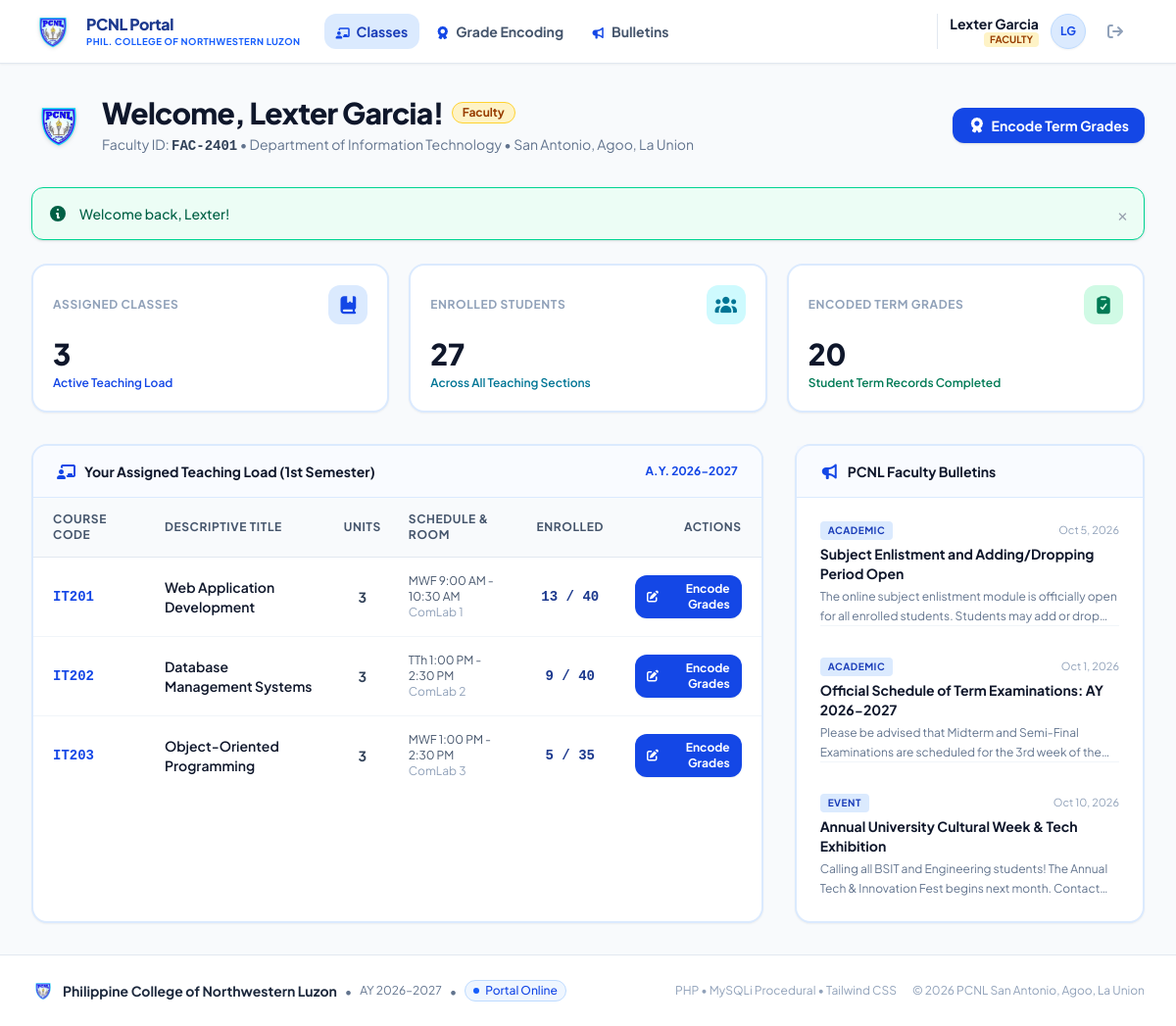
Screenshot of /faculty/dashboard.php (signed in) with the database file from the repository.
### tables this page shows
CREATE TABLE `courses` (
  `id` INT AUTO_INCREMENT PRIMARY KEY,
  `course_code` VARCHAR(20) UNIQUE NOT NULL,
  `course_title` VARCHAR(150) NOT NULL,
  `description` TEXT NULL,
  `units` INT NOT NULL DEFAULT 3,
  `instructor` VARCHAR(100) NOT NULL,
  `schedule` VARCHAR(100) NOT NULL,
  `room` VARCHAR(50) NOT NULL,
  `capacity` INT NOT NULL DEFAULT 40,
  `department` ENUM('BSIT', 'BEE', 'BSE', 'BSBA', 'BSA', 'BSCRIM', 'BSCE', 'General Education') DEFAULT 'General Education',
  `semester` VARCHAR(20) NOT NULL DEFAULT '1st Semester',
  `academic_year` VARCHAR(20) NOT NULL DEFAULT '2026-2027',
  `created_at` DATETIME DEFAULT CURRENT_TIMESTAMP
);

CREATE TABLE `announcements` (
  `id` INT AUTO_INCREMENT PRIMARY KEY,
  `author_id` INT NOT NULL,
  `title` VARCHAR(200) NOT NULL,
  `content` TEXT NOT NULL,
  `category` ENUM('Academic', 'Event', 'Urgent', 'General') DEFAULT 'General',
  `is_pinned` TINYINT(1) DEFAULT 0,
  `created_at` DATETIME DEFAULT CURRENT_TIMESTAMP,
  `updated_at` DATETIME DEFAULT CURRENT_TIMESTAMP ON UPDATE CURRENT_TIMESTAMP,
  FOREIGN KEY (`author_id`) REFERENCES `users`(`id`) ON DELETE CASCADE
);

### includes/auth.php (called while the page is built, shortened)
<?php
require_once __DIR__ . '/../config/helper.php';
function is_logged_in() {
    return isset($_SESSION['user_id']) && !empty($_SESSION['user_id']);
}
function current_user() {
    return array(
        'id'                => $_SESSION['user_id'],
        'student_id_number' => isset($_SESSION['student_id_number']) ? $_SESSION['student_id_number'] : '',
        'name'              => isset($_SESSION['user_name']) ? $_SESSION['user_name'] : 'User',
        'first_name'        => isset($_SESSION['first_name']) ? $_SESSION['first_name'] : '',
        'middle_name'       => isset($_SESSION['middle_name']) ? $_SESSION['middle_name'] : '',
        'last_name'         => isset($_SESSION['last_name']) ? $_SESSION['last_name'] : '',
        'email'             => isset($_SESSION['user_email']) ? $_SESSION['user_email'] : '',
        'role'              => isset($_SESSION['user_role']) ? $_SESSION['user_role'] : 'student',
        'course'            => isset($_SESSION['course']) ? $_SESSION['course'] : '',
        'year_level'        => isset($_SESSION['year_level']) ? $_SESSION['year_level'] : '',
        'section'           => isset($_SESSION['section']) ? $_SESSION['section'] : '',
        'contact_number'    => isset($_SESSION['contact_number']) ? $_SESSION['contact_number'] : '',
        'profile_photo'     => isset($_SESSION['profile_photo']) ? $_SESSION['profile_photo'] : null,
    );
}

### faculty/dashboard.php (the view, shortened to what this page needs)
<?php
require_once __DIR__ . '/../config/helper.php';
require_once __DIR__ . '/../includes/auth.php';
$faculty = current_user();
$facultyLastName = mysqli_real_escape_string($conn, $faculty['last_name']);
$teachingCourses = array();
$tQuery = "
    SELECT c.*,
    (SELECT COUNT(*) FROM enrollments e WHERE e.course_id = c.id AND e.status = 'Enrolled') as enrolled_count
    FROM courses c
    WHERE c.instructor LIKE '%$facultyLastName%'
    ORDER BY c.course_code ASC
";
$tRes = mysqli_query($conn, $tQuery);
if ($tRes) {
    while ($row = mysqli_fetch_assoc($tRes)) {
        $teachingCourses[] = $row;
    }
}
$courseIds = array();
$totalStudents = 0;
foreach ($teachingCourses as $tc) {
    $courseIds[] = intval($tc['id']);
    $totalStudents += intval($tc['enrolled_count']);
}
$gradedCount = 0;
if (!empty($courseIds)) {
    $cIdsStr = implode(',', $courseIds);
    $gRes = mysqli_query($conn, "SELECT COUNT(*) FROM enrollments WHERE course_id IN ($cIdsStr) AND final_average IS NOT NULL");
    if ($gRes) {
        $gRow = mysqli_fetch_row($gRes);
        $gradedCount = intval($gRow[0]);
    }
}
$announcements = array();
$aRes = mysqli_query($conn, "SELECT * FROM announcements ORDER BY is_pinned DESC, created_at DESC LIMIT 3");
if ($aRes) {
    while ($arow = mysqli_fetch_assoc($aRes)) {
        $announcements[] = $arow;
    }
}
require_once __DIR__ . '/../includes/header.php';
require_once __DIR__ . '/../includes/navbar.php';
?>
<div class="max-w-7xl mx-auto px-4 sm:px-6 lg:px-8 py-8 w-full flex-1">
    <div class="mb-8 flex flex-col md:flex-row md:items-center md:justify-between gap-4">
        <div class="flex items-center space-x-4">
            <img src="<?= base_url('assets/images/pcnl-logo.png') ?>" alt="PCNL Logo" class="w-14 h-14 object-contain drop-shadow-sm">
            <div>
                <div class="flex items-center space-x-2">
                    <h1 class="text-2xl sm:text-3xl font-black text-slate-900 tracking-tight">
                        Welcome, <?= sanitize($faculty['name']) ?>!
                    </h1>
                    <span class="px-2.5 py-0.5 rounded-full text-xs font-bold bg-amber-100 text-amber-800 border border-amber-300">
                        Faculty
                    </span>
                </div>
                <p class="mt-1 text-xs sm:text-sm text-slate-500">
                    Faculty ID: <span class="font-mono font-bold text-slate-700"><?= sanitize($faculty['student_id_number']) ?></span> &bull;
                    Department of Information Technology &bull; San Antonio, Agoo, La Union
                </p>
            </div>
        </div>
        <div class="flex items-center space-x-3">
            <a href="<?= base_url('admin/grades.php') ?>" class="inline-flex items-center px-4 py-2 rounded-xl text-xs sm:text-sm font-bold bg-blue-700 hover:bg-blue-800 text-white shadow-sm transition">
                <i class="fa-solid fa-award mr-1.5"></i>Encode Term Grades
            </a>
        </div>
    </div>
    <div class="grid grid-cols-1 sm:grid-cols-3 gap-5 mb-8">
        <div class="bg-white p-5 rounded-2xl border-2 border-blue-100 shadow-xs">
            <div class="flex items-center justify-between">
                <span class="text-xs font-bold uppercase tracking-wider text-slate-400">Assigned Classes</span>
                <div class="w-10 h-10 rounded-xl bg-blue-100 text-blue-700 flex items-center justify-center text-lg">
                    <i class="fa-solid fa-book-bookmark"></i>
                </div>
            </div>
            <div class="mt-3">
                <div class="text-3xl font-black text-slate-900"><?= count($teachingCourses) ?></div>
                <div class="text-xs font-semibold text-blue-700 mt-1">Active Teaching Load</div>
            </div>
        </div>
        <div class="bg-white p-5 rounded-2xl border-2 border-blue-100 shadow-xs">
            <div class="flex items-center justify-between">
                <span class="text-xs font-bold uppercase tracking-wider text-slate-400">Enrolled Students</span>
                <div class="w-10 h-10 rounded-xl bg-cyan-100 text-cyan-700 flex items-center justify-center text-lg">
                    <i class="fa-solid fa-users"></i>
                </div>
            </div>
            <div class="mt-3">
                <div class="text-3xl font-black text-slate-900"><?= $totalStudents ?></div>
                <div class="text-xs font-semibold text-cyan-700 mt-1">Across All Teaching Sections</div>
            </div>
        </div>
        <div class="bg-white p-5 rounded-2xl border-2 border-blue-100 shadow-xs">
            <div class="flex items-center justify-between">
                <span class="text-xs font-bold uppercase tracking-wider text-slate-400">Encoded Term Grades</span>
                <div class="w-10 h-10 rounded-xl bg-emerald-100 text-emerald-700 flex items-center justify-center text-lg">
                    <i class="fa-solid fa-clipboard-check"></i>
                </div>
            </div>
            <div class="mt-3">
                <div class="text-3xl font-black text-slate-900"><?= $gradedCount ?></div>
                <div class="text-xs font-semibold text-emerald-700 mt-1">Student Term Records Completed</div>
            </div>
        </div>
    </div>
    <div class="grid grid-cols-1 lg:grid-cols-3 gap-8">
        <div class="lg:col-span-2 bg-white rounded-2xl border-2 border-blue-100 shadow-xs overflow-hidden">
            <div class="px-6 py-4 border-b border-blue-100 bg-blue-50/40 flex items-center justify-between">
                <div class="flex items-center space-x-2">
                    <i class="fa-solid fa-chalkboard-user text-blue-700"></i>
                    <h2 class="text-sm font-bold text-slate-900">Your Assigned Teaching Load (1st Semester)</h2>
                </div>
                <span class="text-xs font-bold text-blue-700">A.Y. 2026-2027</span>
            </div>
            <div class="overflow-x-auto">
                <table class="w-full text-left text-xs sm:text-sm">
                    <thead class="bg-slate-50 text-slate-600 text-xs uppercase tracking-wider border-b border-slate-200">
                        <tr>
                            <th class="px-5 py-3.5 font-bold">Course Code</th>
                            <th class="px-5 py-3.5 font-bold">Descriptive Title</th>
                            <th class="px-3 py-3.5 font-bold text-center">Units</th>
                            <th class="px-4 py-3.5 font-bold">Schedule & Room</th>
                            <th class="px-3 py-3.5 font-bold text-center">Enrolled</th>
                            <th class="px-5 py-3.5 font-bold text-right">Actions</th>
                        </tr>
                    </thead>
                    <tbody class="divide-y divide-slate-100">
                        <?php if (empty($teachingCourses)): ?>
                            <tr>
                                <td colspan="6" class="px-6 py-10 text-center text-slate-400">No classes assigned to your faculty profile.</td>
                            </tr>
                        <?php else: ?>
                            <?php foreach ($teachingCourses as $tc): ?>
                                <tr class="hover:bg-blue-50/30 transition">
                                    <td class="px-5 py-4 font-mono font-bold text-blue-700"><?= sanitize($tc['course_code']) ?></td>
                                    <td class="px-5 py-4 font-semibold text-slate-900"><?= sanitize($tc['course_title']) ?></td>
                                    <td class="px-3 py-4 text-center font-bold text-slate-700"><?= intval($tc['units']) ?></td>
                                    <td class="px-4 py-4 text-xs text-slate-600">
                                        <?= sanitize($tc['schedule']) ?><br>
                                        <span class="text-slate-400"><?= sanitize($tc['room']) ?></span>
                                    </td>
                                    <td class="px-3 py-4 text-center font-mono font-bold text-blue-900">
                                        <?= intval($tc['enrolled_count']) ?> / <?= intval($tc['capacity']) ?>
                                    </td>
                                    <td class="px-5 py-4 text-right">
                                        <a href="<?= base_url('admin/grades.php?course_id=' . $tc['id']) ?>" class="inline-flex items-center px-3 py-1.5 rounded-xl text-xs font-bold bg-blue-700 hover:bg-blue-800 text-white shadow-xs transition">
                                            <i class="fa-solid fa-pen-to-square mr-1"></i>Encode Grades
                                        </a>
                                    </td>
                                </tr>
                            <?php endforeach; ?>
                        <?php endif; ?>
                    </tbody>
                </table>
            </div>
        </div>
        <div class="bg-white rounded-2xl border-2 border-blue-100 shadow-xs flex flex-col">
            <div class="px-6 py-4 border-b border-blue-100 bg-blue-50/40 flex items-center justify-between">
                <div class="flex items-center space-x-2">
                    <i class="fa-solid fa-bullhorn text-blue-700"></i>
                    <h2 class="text-sm font-bold text-slate-900">PCNL Faculty Bulletins</h2>
                </div>
            </div>
            <div class="p-6 divide-y divide-slate-100 flex-1 space-y-4">
                <?php if (empty($announcements)): ?>
                    <p class="text-xs text-slate-400 text-center py-8">No campus notices posted.</p>
                <?php else: ?>
                    <?php foreach ($announcements as $ann): ?>
                        <div class="pt-4 first:pt-0">
                            <div class="flex items-center justify-between mb-1">
                                <span class="px-2 py-0.5 rounded text-[10px] font-bold uppercase tracking-wider bg-blue-100 text-blue-800">
                                    <?= sanitize($ann['category']) ?>
                                </span>
                                <span class="text-[11px] text-slate-400"><?= date('M j, Y', strtotime($ann['created_at'])) ?></span>
                            </div>
                            <h3 class="text-xs sm:text-sm font-bold text-slate-900">
                                <?= sanitize($ann['title']) ?>
                            </h3>
                            <p class="text-xs text-slate-500 mt-1 line-clamp-2 leading-relaxed">
                                <?= sanitize($ann['content']) ?>
                            </p>
                        </div>
                    <?php endforeach; ?>
                <?php endif; ?>
            </div>
        </div>
    </div>
</div>
<?php require_once __DIR__ . '/../includes/footer.php'; ?>

### assets/css/custom.css (style rules this page uses)
body { font-family: 'Plus Jakarta Sans', system-ui, -apple-system, BlinkMacSystemFont, "Segoe UI", Roboto, sans-serif; min-height: 100vh; }

### rows the page displays
courses: course_code "IT201", course_title "Web Application Development", units "3", schedule "MWF 9:00 AM - 10:30 AM", room "ComLab 1", enrolled_count "13", capacity "40"
courses: course_code "IT202", course_title "Database Management Systems", units "3", schedule "TTh 1:00 PM - 2:30 PM", room "ComLab 2", enrolled_count "9", capacity "40"
courses: course_code "IT203", course_title "Object-Oriented Programming", units "3", schedule "MWF 1:00 PM - 2:30 PM", room "ComLab 3", enrolled_count "5", capacity "35"
announcements: category "ACADEMIC", created_at "Oct 5, 2026", title "Subject Enlistment and Adding/Dropping Period Open", content "The online subject enlistment module is officially open for all enrolled students. Students may add or…"
announcements: category "ACADEMIC", created_at "Oct 1, 2026", title "Official Schedule of Term Examinations: AY 2026-2027", content "Please be advised that Midterm and Semi-Final Examinations are scheduled for the 3rd week of…"
announcements: category "EVENT", created_at "Oct 10, 2026", title "Annual University Cultural Week & Tech Exhibition", content "Calling all BSIT and Engineering students! The Annual Tech & Innovation Fest begins next month.…"

### other values shown
$currentUser['name'] "Lexter Garcia"
$faculty['name'] "Lexter Garcia"
$faculty['student_id_number'] "FAC-2401"
$flash['message'] "Welcome back, Lexter!"
count($teachingCourses) "3"
$totalStudents "27"
$gradedCount "20"
